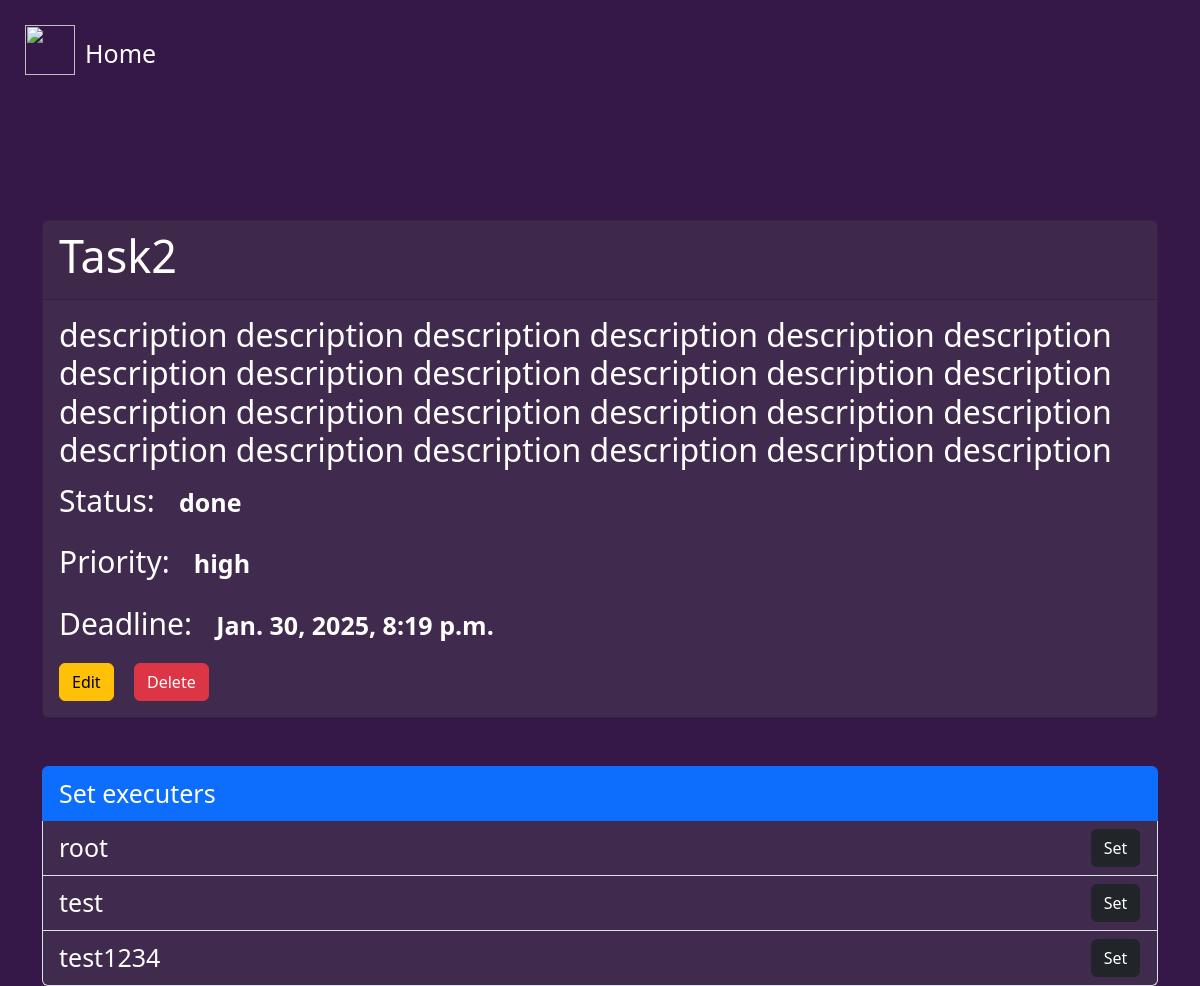
Page /tasks/2/detales on the committed database.
### task_traker/models.py (models this page shows, shortened)
class Task(models.Model):
    STATUS_CHOICES = [
        ('to_do','To Do'),
        ('in_progress','In Progress'),
        ('done','Done')
    ]
    PRIORITY_CHOICES = [
        ('low','Low'),
        ('medium',"Medium"),
        ('high',"High")
    ]
    title = models.CharField(max_length=50)
    description = models.TextField(null=True, blank=True)
    dead_line = models.DateTimeField(null=True, blank=True)
    created_date = models.DateTimeField(auto_now_add=True)
    priority = models.CharField(max_length=20, default="medium",choices=PRIORITY_CHOICES)
    status = models.CharField(max_length=20, default="to_do",choices=STATUS_CHOICES)
    created_by = models.ForeignKey(User, on_delete=models.CASCADE, related_name='tasks')
    executers = models.ManyToManyField(User,related_name='appointed_tasks', null=True, blank=True)

### task_traker/views.py (the view)
# urls.py: path('<int:pk>/detales',views.TaskDetalesView.as_view(), name='task_detales'),
class TaskDetalesView(DetailView):
    model = models.Task
    template_name = "task_traker/task_detales.html"
    context_object_name = "task"
    def get_context_data(self, **kwargs):
        context = super().get_context_data(**kwargs)
        context["users"]= User.objects.all()
        return context

### templates/task_traker/task_detales.html (shortened to what this page needs)
{% extends 'base.html' %}
{% block content %}{% include 'header.html' %}
<div class="container">
    <div class="card">
        <div class="card-header">
           <h1>{{ task.title }}</h1>
        </div>
        <div class="card-body">
          <h2 class="card-title">{{ task.description}}</h2>
          <p>Status: <span class="badge span">{{ task.status }}</span></p>
          <p>Priority: <span class="badge span">{{ task.priority }}</span></p>
          <p>Deadline: <span class="badge span">{{ task.dead_line }}</span></p>
          <a href="{% url 'task_traker:task_update' task.pk %}" class="btn btn-warning">Edit</a>
          <a href="{% url 'task_traker:task_delete' task.pk %}" class="btn btn-danger">Delete</a>
        </div>
      </div>
      <br><br>
    <ul class="list-group">
        <li class="list-group-item active li-text-main" aria-current="true">Set executers</li>
        {% for u in users %}
            <li class="list-group-item li">
                <div class="div-li-text">
                    <span class="li-text">{{ u.username }}</span>
                </div>
                <div class="">
                    <a href="{% url 'task_traker:task_add_executer' task.pk user.id %}" class="btn btn-dark btn-set">Set</a>
                </div>
            </li>
        {% endfor %}
    </ul>
</div>
{% endblock content %}

### templates/base.html (shortened to what this page needs)
<!DOCTYPE html>
<html lang="en">
<head>
    <link href="https://cdn.jsdelivr.net/npm/bootstrap@5.3.3/dist/css/bootstrap.min.css" rel="stylesheet">
</head>
<body>
    {% block content %}
    {% endblock content %}
</body>
</html>

### templates/header.html (shortened to what this page needs)
<div class="header">
  <div>
    <a href="{% url 'task_traker:task_list' %}" class="home" >
      <img class="logo_home" src="https://upload.wikimedia.org/wikipedia/commons/6/66/Home_icon_blue-1.png">
      <div class="a">
        <span class="home_link">Home</span>
      </div>
    </a>
  </div>
</div>

### templates/header.html (style rules this page uses)
.header { width: 100%; margin-bottom: 20px; display: flex; top: 0px; left: 0px; }
.home { width: 150px; margin: 25px; display: flex; flex: 1; background: transparent; }
.logo_home { width: 50px; height: 50px; }
.a { margin-top: 10px; margin-left: 10px; }
.home_link { color: white; font-size: 25px; }

### templates/task_traker/task_detales.html (style rules this page uses)
.card { background-color: rgb(64, 42, 77); color: white; }
.container { padding-top: 100px; }
h1 { font-size: 45px; }
p { font-size: 30px; }
.span { font-size: 25px; }
.btn { margin-right: 1.5%; }
.li { display: flex; background-color: rgb(64, 42, 77); color: white; }
.li-text-main { font-size: 25px; }
.div-li-text { flex:1; }
.li-text { font-size: 25px; }
.btn-set { float: right; flex:2 }

### templates/base.html (style rules this page uses)
body { color: white; background-color: rgb(53, 23, 72); }
a { text-decoration: none; color: white; }

### rows in the picture
Task: title "Task2", description "description description description description description description description description description description description description description description description description description description description description description description description description", status "done", priority "high", dead_line "Jan. 30, 2025, 8:19 p.m."

### other values in the picture
{{ u.username }} "root"
{{ u.username }} "test"
{{ u.username }} "test1234"
